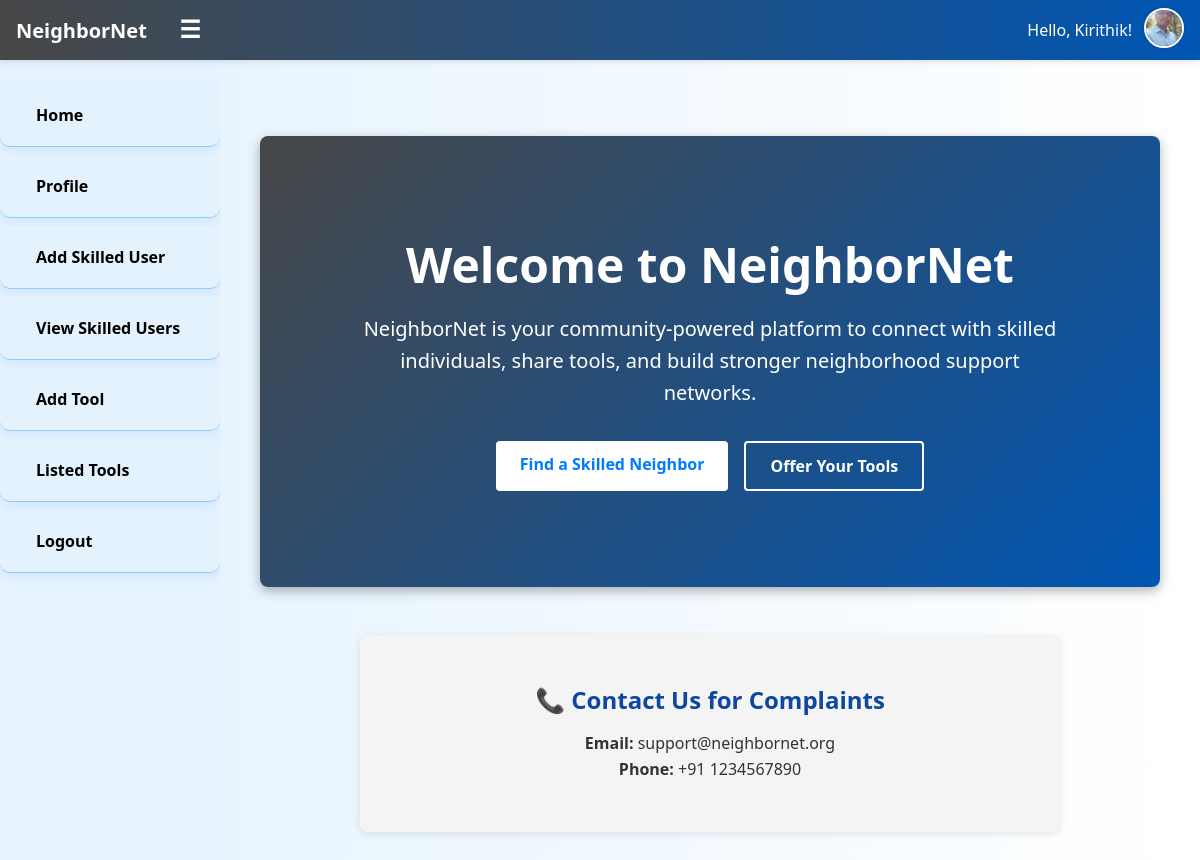
Screenshot of / (signed in) with the database file from the repository.
### app.py (models this page shows, shortened)
class User(db.Model):
    id = db.Column(db.Integer, primary_key=True)
    name = db.Column(db.String(100))
    email = db.Column(db.String(120), unique=True, nullable=False)
    password = db.Column(db.String(200), nullable=False)
    phone = db.Column(db.String(20))
    house_number = db.Column(db.String(20))
    profile_photo = db.Column(db.String(300))
    is_admin = db.Column(db.Boolean, default=False)

### app.py (the view)
@app.route('/')
def home():
    return render_template('home.html')

### app.py (called while the page is built)
@app.context_processor
def inject_user():
    user = None
    if 'user_id' in session:
        user = User.query.get(session['user_id'])
    return dict(current_user=user)

### templates/home.html (shortened to what this page needs)
{% extends "base.html" %}
{% block content %}
  <section class="home-hero">
    <h1>Welcome to NeighborNet</h1>
    <p class="intro">
      NeighborNet is your community-powered platform to connect with skilled individuals,
      share tools, and build stronger neighborhood support networks.
    </p>
    <div class="hero-buttons">
      <a href="{{ url_for('view_skills') }}" class="btn btn-primary">Find a Skilled Neighbor</a>
      <a href="{{ url_for('add_tool') }}" class="btn btn-outline">Offer Your Tools</a>
    </div>
  </section>
  <section class="contact-section">
    <h3>📞 Contact Us for Complaints</h3>
    <p><strong>Email:</strong> support@neighbornet.org</p>
    <p><strong>Phone:</strong> +91 1234567890</p>
  </section>
{% endblock %}

### templates/base.html (shortened to what this page needs)
<!DOCTYPE html>
<html lang="en">
<head>
  <link rel="stylesheet" href="{{ url_for('static', filename='styles.css') }}">
</head>
<body>
  {% set user = current_user %}
  <header class="top-bar" role="banner">
    <div class="top-left">
      <a href="{{ url_for('home') }}" class="logo">NeighborNet</a>
      {% if user %}
        <button class="menu-toggle" onclick="toggleSidebar()" aria-label="Toggle menu">&#9776;</button>
      {% endif %}
    </div>
    <div class="top-right">
      {% if user %}
        <span class="welcome">Hello, {{ user.name }}!</span>
        <a href="{{ url_for('profile') }}">
          <img src="{{ url_for('static', filename='uploads/' + user.profile_photo) }}"
               alt="Profile photo of {{ user.name }}"
               class="profile-pic" />
        </a>
      {% else %}
        <a href="{{ url_for('login') }}">Login</a>
        <a href="{{ url_for('register') }}">Register</a>
      {% endif %}
    </div>
  </header>
  {% if user %}
  <nav class="sidebar" id="sidebar" role="navigation">
    <ul>
      <li><a href="{{ url_for('home') }}">Home</a></li>
      <li><a href="{{ url_for('profile') }}">Profile</a></li>
      <li><a href="{{ url_for('add_skill') }}">Add Skilled User</a></li>
      <li><a href="{{ url_for('view_skills') }}">View Skilled Users</a></li>
      <li><a href="{{ url_for('add_tool') }}">Add Tool</a></li>
      <li><a href="{{ url_for('view_tools') }}">Listed Tools</a></li>
      <li><a href="{{ url_for('logout') }}">Logout</a></li>
    </ul>
  </nav>
  {% endif %}
  <main class="main-content" role="main">
    {% block content %}{% endblock %}
  </main>
</body>
</html>

### static/styles.css (style rules this page uses)
* { margin: 0; padding: 0; box-sizing: border-box; }
body { font-family: 'Segoe UI', Tahoma, Geneva, Verdana, sans-serif; background: linear-gradient(to right, #e3f2fd, #ffffff); color: #333; min-height: 100vh; }
.top-bar { background-color: #1976d2; color: white; display: flex; justify-content: space-between; align-items: center; padding: 15px 25px; position: sticky; top: 0; z-index: 100; }
.top-left { font-size: 24px; }
.menu-toggle { cursor: pointer; font-size: 24px; padding: 5px 10px; }
.top-right a, .top-right img { text-decoration: none; color: white; font-weight: bold; font-size: 16px; }
.profile-pic { width: 42px; height: 42px; border-radius: 50%; object-fit: cover; border: 2px solid white; }
.sidebar { position: fixed; top: 60px; left: 0; background-color: #bbdefb; width: 230px; height: 100%; padding-top: 20px; z-index: 90; transition: transform 0.3s ease-in-out; }
.sidebar ul { list-style: none; padding-left: 0; }
.sidebar ul li { padding: 12px 20px; border-bottom: 1px solid #90caf9; }
.sidebar ul li a { color: black; text-decoration: none; font-weight: 600; display: block; transition: background 0.3s, color 0.3s; }
.main-content { margin-left: 240px; padding: 40px; transition: margin-left 0.3s ease-in-out; }
h1, h2, h3 { color: #0d47a1; margin-bottom: 20px; }
input[type="submit"], button { background-color: #1976d2; color: white; border: none; padding: 12px 20px; border-radius: 8px; font-weight: bold; cursor: pointer; font-size: 16px; }
ul { list-style-type: none; padding-left: 0; }
ul li { background-color: #e3f2fd; padding: 15px 20px; border-radius: 10px; margin-bottom: 20px; box-shadow: 0 4px 10px rgba(33, 150, 243, 0.1); position: relative; }
.intro { font-size: 18px; max-width: 800px; margin: 20px auto; line-height: 1.6; }

### templates/base.html (style rules this page uses)
body { margin: 0; padding-top: 60px; }
.top-bar { position: fixed; top: 0; left: 0; right: 0; height: 60px; background: linear-gradient(to right,rgb(71, 71, 71), #0056b3); color: white; display: flex; align-items: center; justify-content: space-between; padding: 0 1rem; z-index: 1000; box-shadow: 0 2px 5px rgba(0,0,0,0.1); }
.top-bar .logo { font-size: 1.25rem; font-weight: bold; color: white; text-decoration: none; }
.top-bar .menu-toggle { background: none; border: none; font-size: 1.5rem; color: white; cursor: pointer; margin-left: 1rem; }
.top-bar .top-right { display: flex; align-items: center; gap: 0.75rem; }
.top-bar .welcome { font-size: 1rem; margin: 0; line-height: 1; }
.top-bar .profile-pic { height: 40px; width: 40px; border-radius: 50%; object-fit: cover; border: 2px solid white; box-shadow: 0 0 3px rgba(0, 0, 0, 0.2); }
.sidebar { position: fixed; top: 60px; left: 0; width: 220px; bottom: 0; background-color: #e6f2ff; padding-top: 1rem; overflow-y: auto; z-index: 900; transition: left 0.3s ease; }
.sidebar ul { list-style: none; padding: 0; margin: 0; }
.sidebar li { margin: 0.5rem 0; }
.sidebar a { display: block; padding: 0.5rem 1rem; color: #003366; text-decoration: none; font-weight: 500; }
.main-content { margin-left: 220px; padding: 1rem; }

### templates/home.html (style rules this page uses)
.home-hero { margin-top: 60px; padding: 6rem 2rem; position: relative; z-index: 1; background: linear-gradient(135deg, rgb(71, 71, 71), #0056b3); color: #fff; text-align: center; max-width: 900px; margin-left: auto; margin-right: auto; border-radius: 8px; box-shadow: 0 4px 12px rgba(0,0,0,0.3); }
.home-hero h1 { font-size: 3rem; margin-bottom: 1rem; color: #fff; }
.home-hero .intro { font-size: 1.25rem; line-height: 1.6; max-width: 700px; margin: 0 auto 2rem auto; }
.hero-buttons { display: inline-flex; gap: 1rem; flex-wrap: wrap; justify-content: center; }
.btn { display: inline-block; padding: 0.75rem 1.5rem; border-radius: 4px; text-decoration: none; font-weight: 600; transition: background-color 0.3s ease, color 0.3s ease; }
.btn-primary { background-color: #fff; color: #007bff; }
.btn-outline { border: 2px solid #fff; color: #fff; }
.contact-section { padding: 3rem 1rem; background-color: #f4f4f4; text-align: center; max-width: 700px; margin: 3rem auto; border-radius: 8px; box-shadow: 0 2px 8px rgba(0,0,0,0.1); }
.contact-section h3 { margin-bottom: 1rem; font-size: 1.5rem; }
.contact-section p { margin: 0.25rem 0; font-size: 1rem; }

### rows the page displays
User: name "Kirithik", profile_photo (picture)
